Frame 1 (no input): blank canvas, image omitted
Frame 60 (no input): blank canvas, image omitted
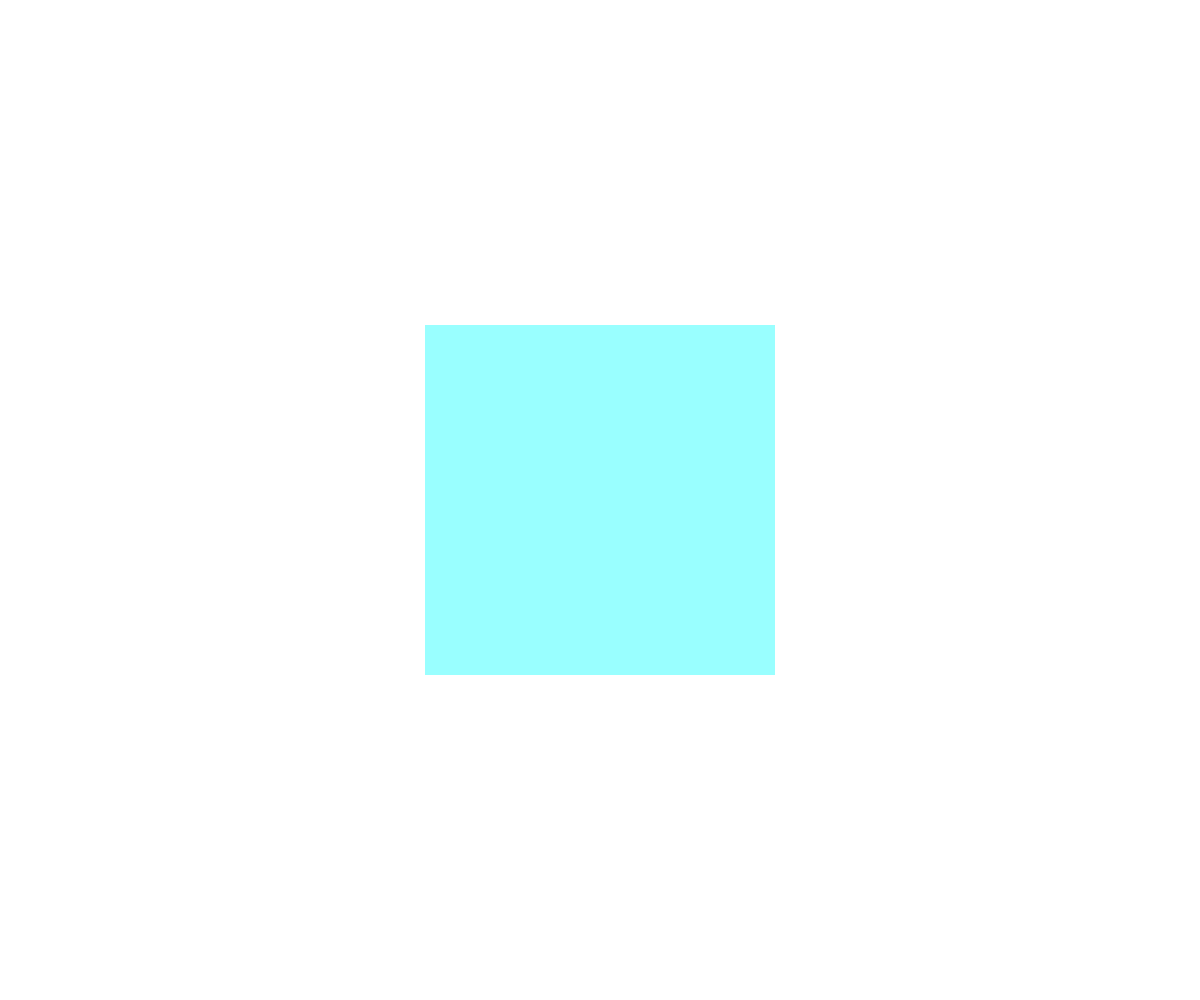
Frame 120 (the mouse pressed at the canvas centre since frame 60)

The p5.js sketch whose frames 1 and 60 were blank and that drew this single picture after the mouse press (run headless with seeded random() and noise() and a simulated clock; from frame 60 on, the mouse is pressed at the canvas centre):

// p5.js sketch
// ── sketch.js
/*
Week10 HW
Rebecca C

"Pick one of your older sketches and translate"
*/

var c; //variable for color

const scaleSqu = 7; //constant scale size- does not change

function setup(){
    //set canvas parameters
    createCanvas(windowWidth, windowHeight); //width & height of inner window
    background(150);
    colorMode(HSB, 360, 100, 100);
    noStroke();
    rectMode(CENTER);
    //saw this in the References and now I will use it forever
    cursor(CROSS);
}

function draw(){
    background(150);
    //color mapped to mouse location on screen
    c = color(map(mouseX, 0, width, 0, 360), 40, 100);

    push(); //pushMatrix() --> push()
    //changes origin to middle of screen
    translate(width/2, height/2);
    //maps rotation of square based off mouseX position
    rotate(-1*radians(map(mouseX, 0, width, 0, 360)));
     //scales based off mouseX position but only up to the scaleSqu number
     scale(mouseX*scaleSqu/width);
     fill(c);
    rect(0, 0, 100, 100);
    //color(map(mouseX, 0, width, 0, 360), 40, 100); color needs to be variable
     pop();

}
